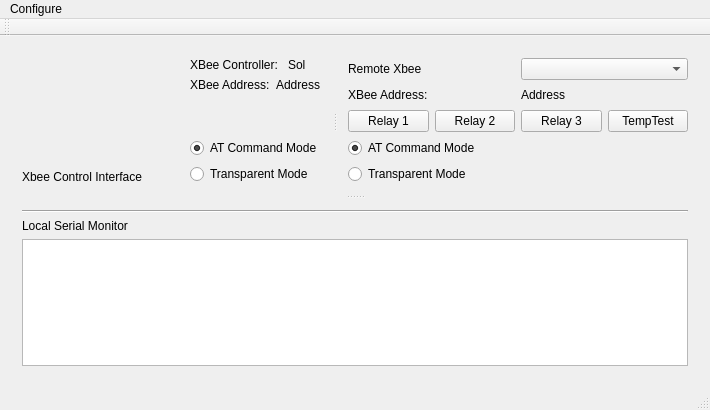
<?xml version="1.0" encoding="UTF-8"?>
<ui version="4.0">
 <class>MainWindow</class>
 <widget class="QMainWindow" name="MainWindow">
  <property name="geometry">
   <rect>
    <x>0</x>
    <y>0</y>
    <width>710</width>
    <height>410</height>
   </rect>
  </property>
  <property name="windowTitle">
   <string>MainWindow</string>
  </property>
  <widget class="QWidget" name="centralWidget">
   <layout class="QGridLayout" name="gridLayout">
    <item row="0" column="0">
     <widget class="QSplitter" name="splitter_2">
      <property name="orientation">
       <enum>Qt::Vertical</enum>
      </property>
      <widget class="QSplitter" name="splitter">
       <property name="orientation">
        <enum>Qt::Horizontal</enum>
       </property>
       <widget class="QWidget" name="layoutWidget">
        <layout class="QHBoxLayout" name="horizontalLayout">
         <item>
          <layout class="QVBoxLayout" name="Naming">
           <item>
            <widget class="QLabel" name="NumonetLogo">
             <property name="sizePolicy">
              <sizepolicy hsizetype="Preferred" vsizetype="Expanding">
               <horstretch>0</horstretch>
               <verstretch>0</verstretch>
              </sizepolicy>
             </property>
             <property name="styleSheet">
              <string notr="true"/>
             </property>
             <property name="text">
              <string/>
             </property>
            </widget>
           </item>
           <item>
            <widget class="QLabel" name="App">
             <property name="sizePolicy">
              <sizepolicy hsizetype="Preferred" vsizetype="Preferred">
               <horstretch>0</horstretch>
               <verstretch>0</verstretch>
              </sizepolicy>
             </property>
             <property name="text">
              <string>&lt;center&gt;Xbee Control Interface&lt;/center&gt;</string>
             </property>
            </widget>
           </item>
          </layout>
         </item>
         <item>
          <spacer name="horizontalSpacer">
           <property name="orientation">
            <enum>Qt::Horizontal</enum>
           </property>
           <property name="sizeHint" stdset="0">
            <size>
             <width>40</width>
             <height>20</height>
            </size>
           </property>
          </spacer>
         </item>
         <item>
          <layout class="QVBoxLayout" name="Local">
           <item>
            <layout class="QHBoxLayout" name="LocalControllerGroup">
             <item>
              <widget class="QLabel" name="LocalControllerLabel">
               <property name="text">
                <string>XBee Controller: </string>
               </property>
              </widget>
             </item>
             <item>
              <widget class="QLabel" name="LocalControllerName">
               <property name="text">
                <string>Sol</string>
               </property>
              </widget>
             </item>
            </layout>
           </item>
           <item>
            <layout class="QHBoxLayout" name="LocalAddressGroup">
             <item>
              <widget class="QLabel" name="LocalAddressLabel">
               <property name="text">
                <string>XBee Address:</string>
               </property>
              </widget>
             </item>
             <item>
              <widget class="QLabel" name="LocalAddress">
               <property name="text">
                <string>Address</string>
               </property>
              </widget>
             </item>
            </layout>
           </item>
           <item>
            <spacer name="verticalSpacer">
             <property name="orientation">
              <enum>Qt::Vertical</enum>
             </property>
             <property name="sizeType">
              <enum>QSizePolicy::Fixed</enum>
             </property>
             <property name="sizeHint" stdset="0">
              <size>
               <width>20</width>
               <height>40</height>
              </size>
             </property>
            </spacer>
           </item>
           <item>
            <layout class="QVBoxLayout" name="LocalModeSelection">
             <item>
              <widget class="QRadioButton" name="LocalAT">
               <property name="text">
                <string>AT Command Mode</string>
               </property>
               <property name="checked">
                <bool>true</bool>
               </property>
              </widget>
             </item>
             <item>
              <widget class="QRadioButton" name="LocalTransparent">
               <property name="text">
                <string>Transparent Mode</string>
               </property>
              </widget>
             </item>
            </layout>
           </item>
          </layout>
         </item>
        </layout>
       </widget>
       <widget class="QWidget" name="layoutWidget">
        <layout class="QVBoxLayout" name="Remote">
         <item>
          <layout class="QHBoxLayout" name="RemoteXbeeCombo">
           <item>
            <widget class="QLabel" name="XbeeComboSelectorLabel">
             <property name="text">
              <string>Remote Xbee</string>
             </property>
            </widget>
           </item>
           <item>
            <widget class="QComboBox" name="XbeeComboSelector"/>
           </item>
          </layout>
         </item>
         <item>
          <layout class="QHBoxLayout" name="RemoteAddressGroup">
           <item>
            <widget class="QLabel" name="RemoteAddresLabel">
             <property name="text">
              <string>XBee Address:</string>
             </property>
            </widget>
           </item>
           <item>
            <widget class="QLabel" name="RemoteAddress">
             <property name="text">
              <string>Address</string>
             </property>
            </widget>
           </item>
          </layout>
         </item>
         <item>
          <layout class="QHBoxLayout" name="RemoteRelayButtons">
           <item>
            <widget class="QPushButton" name="Relay1Button">
             <property name="text">
              <string>Relay 1</string>
             </property>
             <property name="checkable">
              <bool>true</bool>
             </property>
            </widget>
           </item>
           <item>
            <widget class="QPushButton" name="Relay2Button">
             <property name="text">
              <string>Relay 2</string>
             </property>
             <property name="checkable">
              <bool>true</bool>
             </property>
            </widget>
           </item>
           <item>
            <widget class="QPushButton" name="Relay3Button">
             <property name="text">
              <string>Relay 3</string>
             </property>
             <property name="checkable">
              <bool>true</bool>
             </property>
            </widget>
           </item>
           <item>
            <widget class="QPushButton" name="Relay4Button">
             <property name="text">
              <string>TempTest</string>
             </property>
             <property name="checkable">
              <bool>true</bool>
             </property>
            </widget>
           </item>
          </layout>
         </item>
         <item>
          <layout class="QVBoxLayout" name="RemoteModeSelection">
           <item>
            <widget class="QRadioButton" name="RemoteAT">
             <property name="text">
              <string>AT Command Mode</string>
             </property>
             <property name="checked">
              <bool>true</bool>
             </property>
            </widget>
           </item>
           <item>
            <widget class="QRadioButton" name="RemoteTransparent">
             <property name="text">
              <string>Transparent Mode</string>
             </property>
            </widget>
           </item>
          </layout>
         </item>
        </layout>
       </widget>
      </widget>
      <widget class="QWidget" name="layoutWidget">
       <layout class="QVBoxLayout" name="SerialMonitorGroup">
        <item>
         <widget class="Line" name="line">
          <property name="orientation">
           <enum>Qt::Horizontal</enum>
          </property>
         </widget>
        </item>
        <item>
         <widget class="QLabel" name="SerialMonitorLabel">
          <property name="text">
           <string>Local Serial Monitor</string>
          </property>
         </widget>
        </item>
        <item>
         <widget class="QTextBrowser" name="SerialMonitorDisplay"/>
        </item>
       </layout>
      </widget>
     </widget>
    </item>
   </layout>
  </widget>
  <widget class="QMenuBar" name="menuBar">
   <property name="geometry">
    <rect>
     <x>0</x>
     <y>0</y>
     <width>710</width>
     <height>22</height>
    </rect>
   </property>
   <widget class="QMenu" name="menuConfigure">
    <property name="title">
     <string>Configure</string>
    </property>
   </widget>
   <addaction name="menuConfigure"/>
  </widget>
  <widget class="QToolBar" name="mainToolBar">
   <attribute name="toolBarArea">
    <enum>TopToolBarArea</enum>
   </attribute>
   <attribute name="toolBarBreak">
    <bool>false</bool>
   </attribute>
  </widget>
  <widget class="QStatusBar" name="statusBar"/>
 </widget>
 <layoutdefault spacing="6" margin="11"/>
 <resources/>
 <connections/>
</ui>
